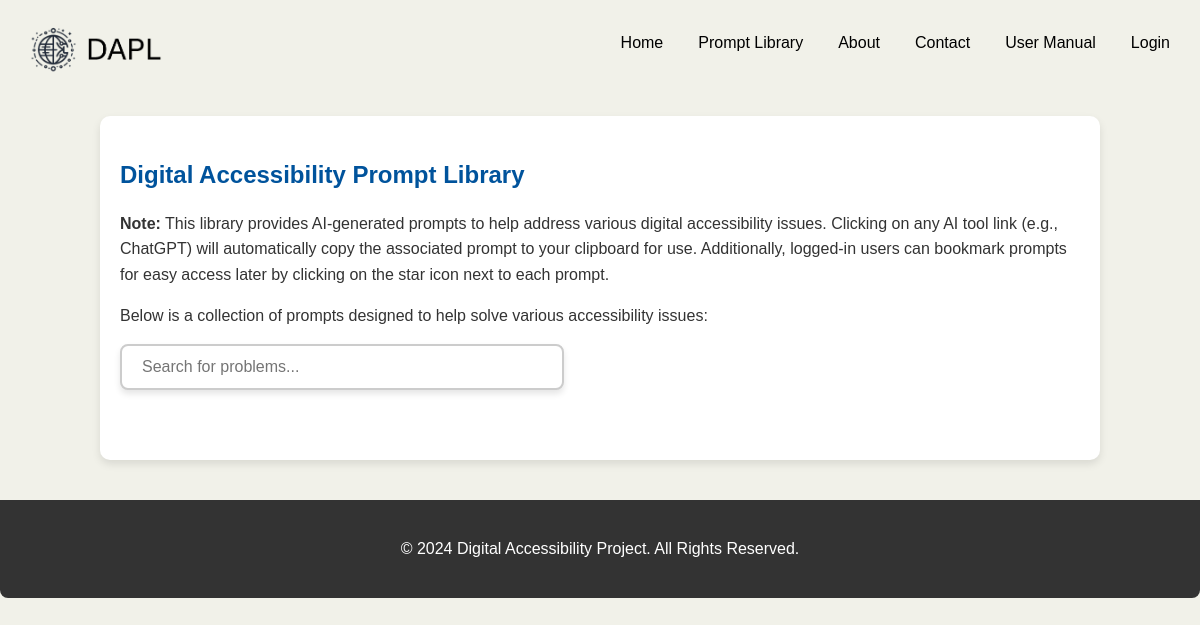
The page /library.php on the database as committed earlier.
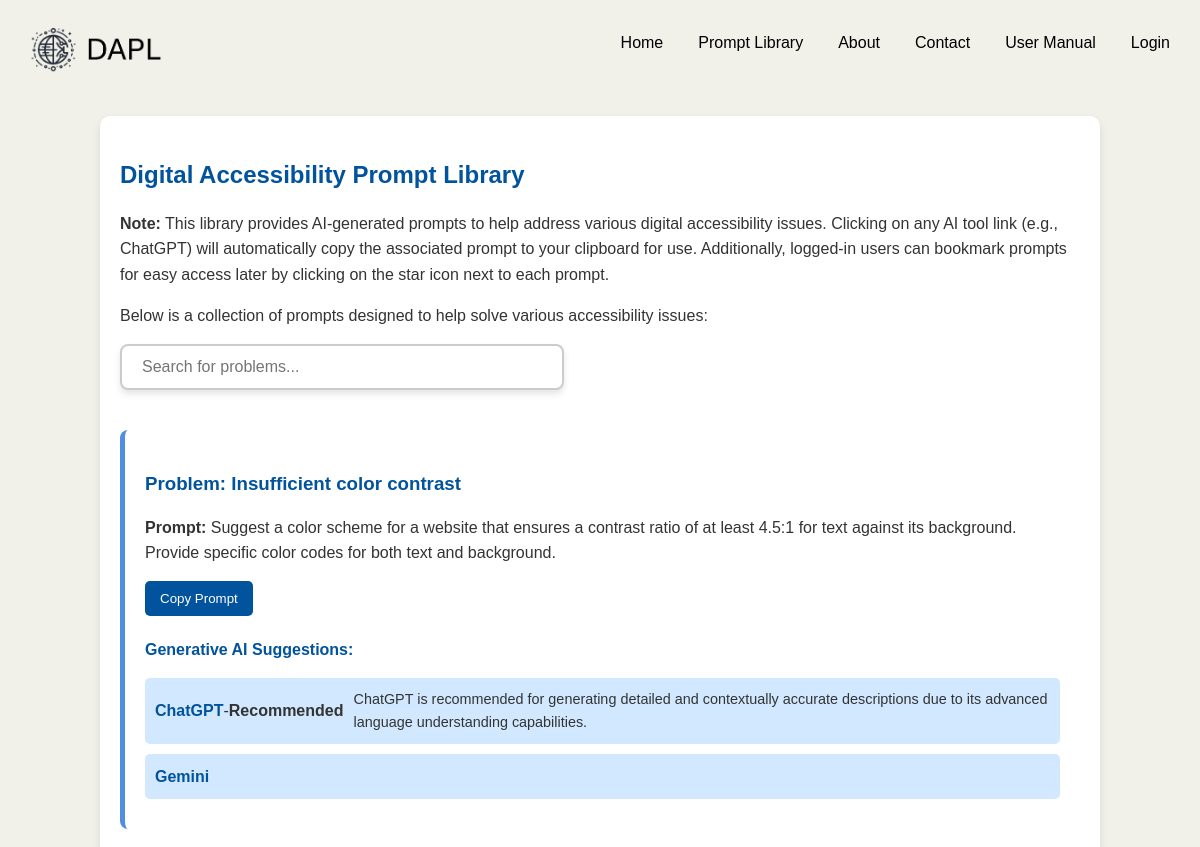
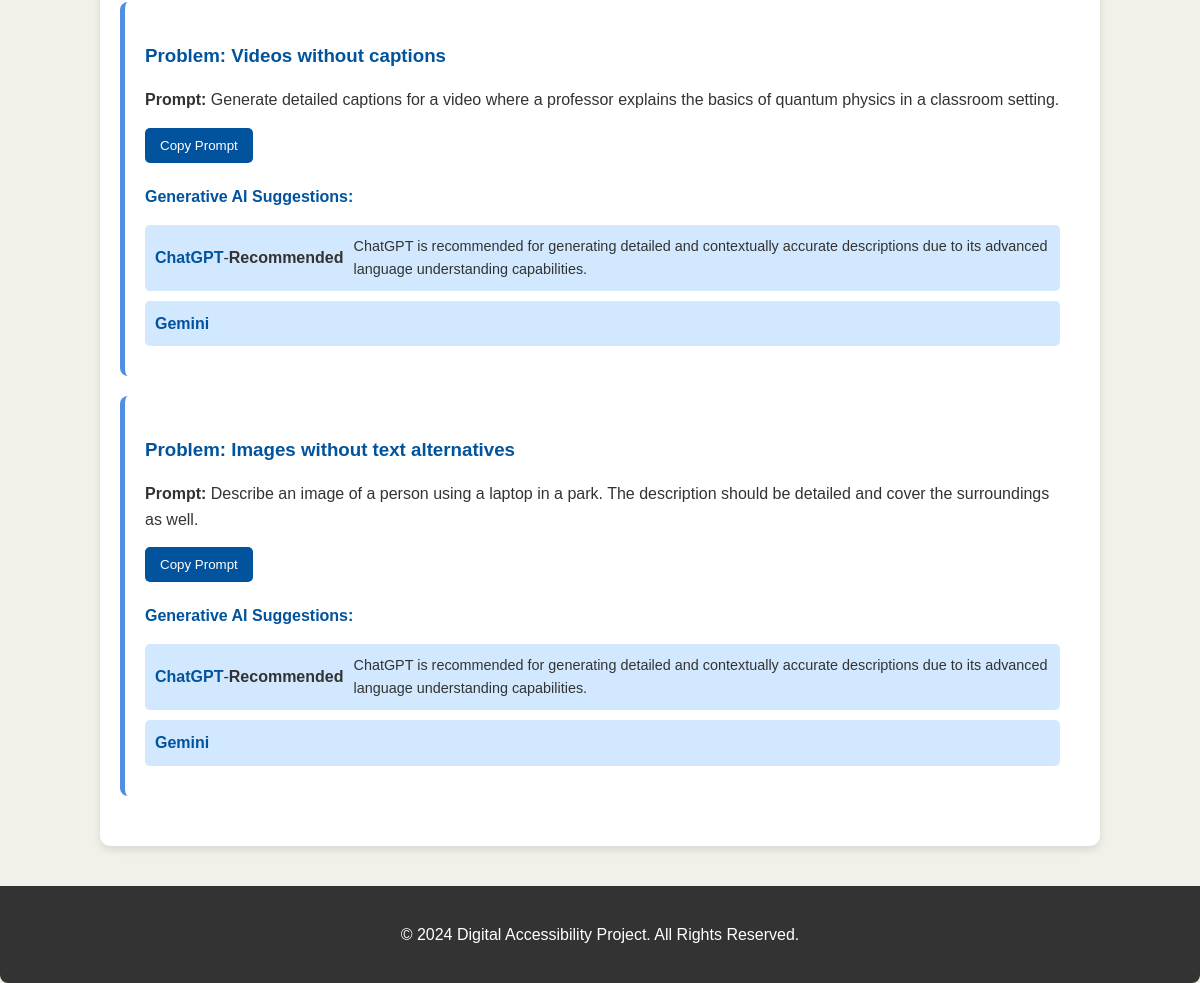
The same page on the database as committed later (2 pictures, top to bottom).
### tables this page shows
CREATE TABLE `prompts` (
  `id` int(11) NOT NULL,
  `problem` varchar(255) DEFAULT NULL,
  `prompt_text` text NOT NULL
);

### library.php (the view, shortened to what this page needs)
<?php
include('config.php');
$user_id = isset($_SESSION['user_id']) ? $_SESSION['user_id'] : 0;
$query = "
    SELECT p.*, b.id as bookmark_id
    FROM prompts p
    LEFT JOIN bookmarks b ON p.id = b.prompt_id AND b.user_id = ?
    ORDER BY b.id DESC, p.id DESC
";
$stmt = $conn->prepare($query);
$stmt->bind_param("i", $user_id);
$stmt->execute();
$result = $stmt->get_result();
$prompts = $result->fetch_all(MYSQLI_ASSOC);
?>
<!DOCTYPE html>
<html lang="en">
<head>
    <link rel="stylesheet" href="styles.css">
    <link rel="stylesheet" href="https://cdnjs.cloudflare.com/ajax/libs/font-awesome/6.0.0-beta3/css/all.min.css">
</head>
<body>
<?php include('header.php'); ?>
    <div class="container">
        <main>
            <section class="library">
                <h2>Digital Accessibility Prompt Library</h2>
                <p><strong>Note:</strong> This library provides AI-generated prompts to help address various digital accessibility issues. Clicking on any AI tool link (e.g., ChatGPT) will automatically copy the associated prompt to your clipboard for use. Additionally, logged-in users can bookmark prompts for easy access later by clicking on the star icon next to each prompt.</p>
                <p>Below is a collection of prompts designed to help solve various accessibility issues:</p>
                <input type="text" id="searchBar" onkeyup="searchPrompts()" placeholder="Search for problems..." class="search-bar">
                <ul class="prompt-list" id="promptList">
                    <?php foreach ($prompts as $prompt): ?>
                    <li class="prompt-item">
                        <h3>Problem: <?= htmlspecialchars($prompt['problem']) ?></h3>
                        <p id="prompt<?= $prompt['id'] ?>" data-prompt="<?= htmlspecialchars($prompt['prompt_text']) ?>">
                            <strong>Prompt:</strong> <?= htmlspecialchars($prompt['prompt_text']) ?>
                        </p>
                        <button onclick="copyPrompt('prompt<?= $prompt['id'] ?>')">Copy Prompt</button>
                        <div class="ai-suggestions">
                            <h4>Generative AI Suggestions:</h4>
                            <ul>
                                <li>
                                    <a href="https://chat.openai.com/" target="_blank" onclick="handleLinkClick(event, 'prompt<?= $prompt['id'] ?>')">ChatGPT</a> - <strong>Recommended</strong>
                                    <p>ChatGPT is recommended for generating detailed and contextually accurate descriptions due to its advanced language understanding capabilities.</p>
                                </li>
                                <li>
                                    <a href="https://gemini.google.com/" target="_blank" onclick="handleLinkClick(event, 'prompt<?= $prompt['id'] ?>')">Gemini</a>
                                </li>
                            </ul>
                        </div>
                    </li>
                    <?php endforeach; ?>
                </ul>
            </section>
        </main>
    </div>
    <footer>
        <p>&copy; 2024 Digital Accessibility Project. All Rights Reserved.</p>
    </footer>
</body>
</html>

Rows that differ between the two databases and show on the page:
added prompts: problem "Insufficient color contrast", prompt_text "Suggest a color scheme for a website that ensures a contrast ratio of at least 4.5:1 for text against its background. Provide specific color codes for both text and background."
added prompts: problem "Videos without captions", prompt_text "Generate detailed captions for a video where a professor explains the basics of quantum physics in a classroom setting."
added prompts: problem "Images without text alternatives", prompt_text "Describe an image of a person using a laptop in a park. The description should be detailed and cover the surroundings as well."
